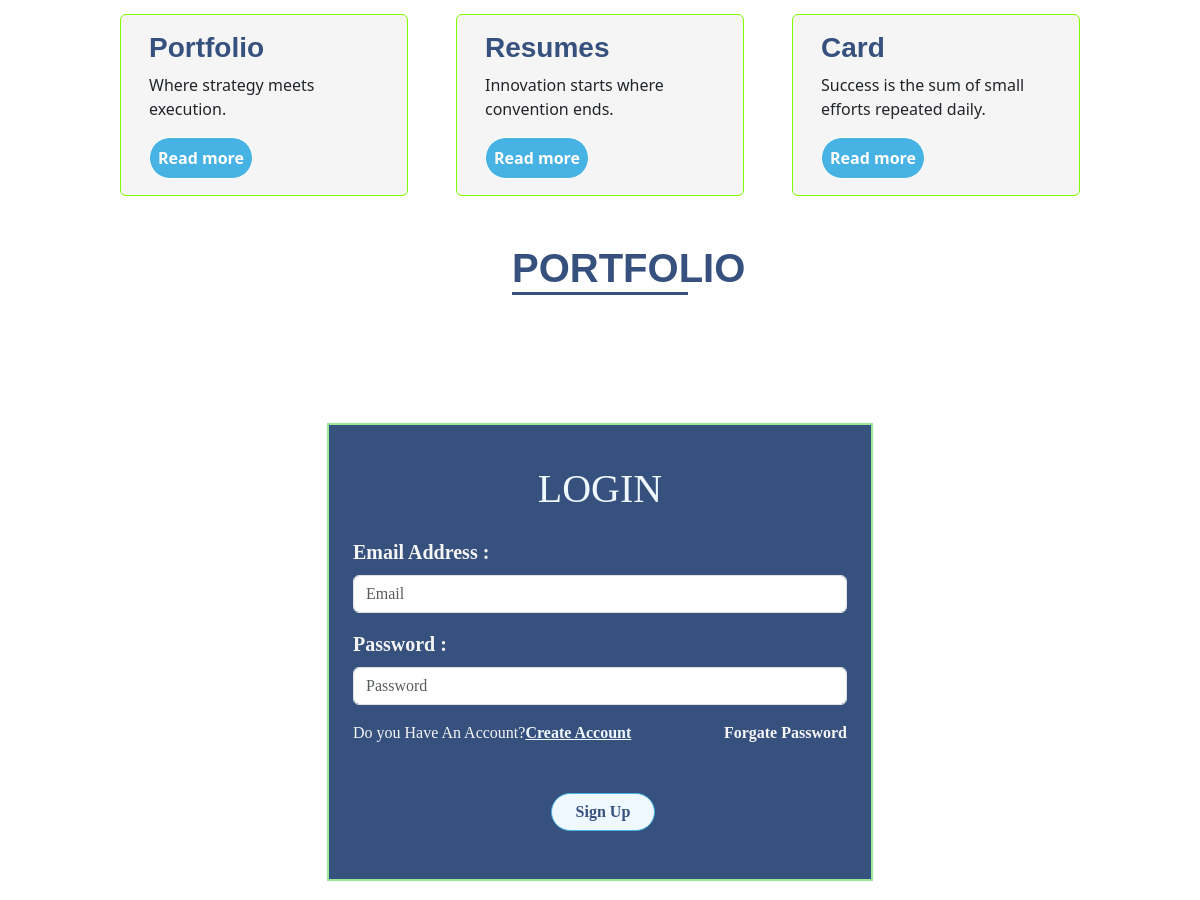
The app's page / (middle part), older data.
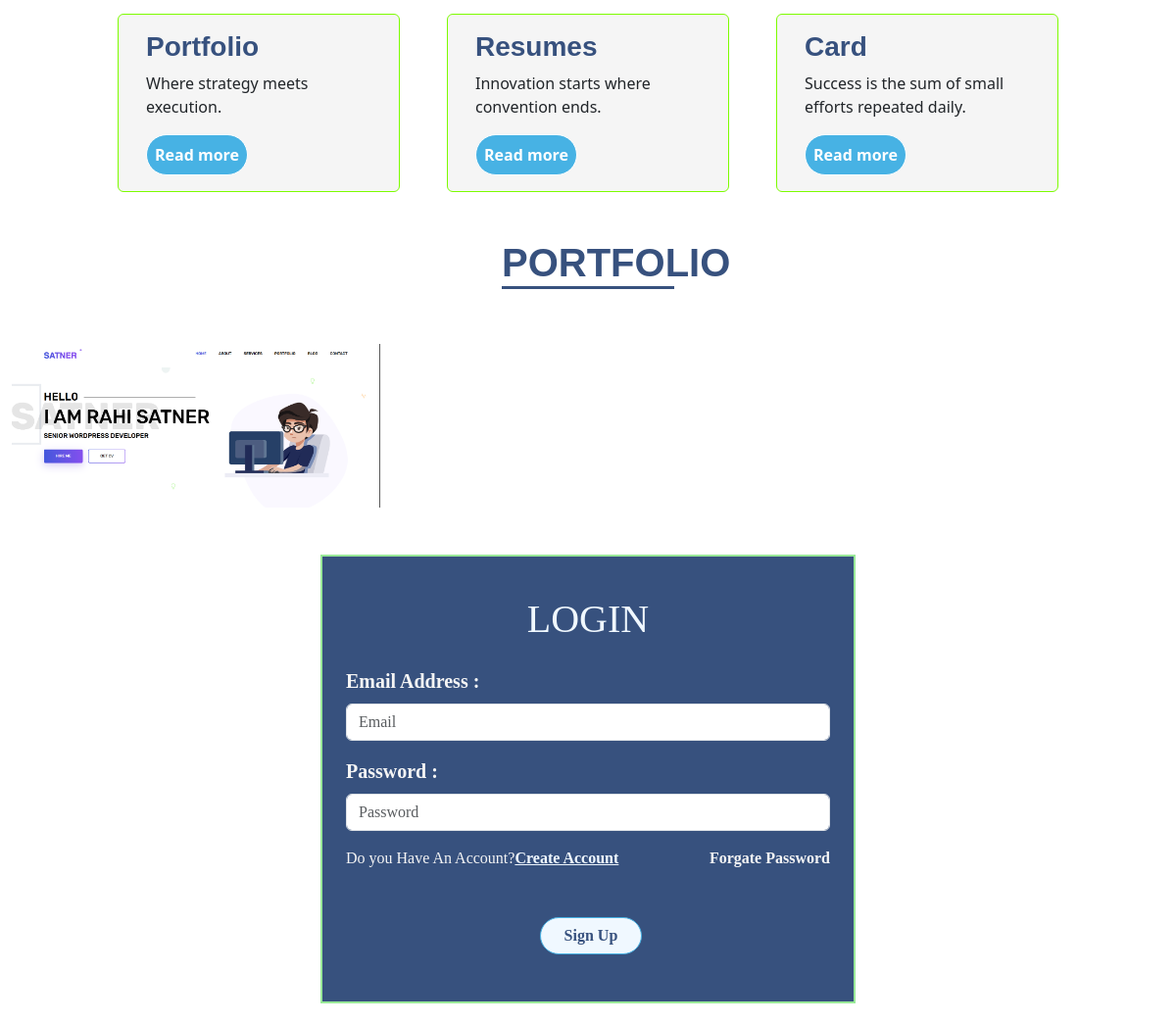
The same page, newer data.
### designesapp/models.py (models this page shows)
class Portfolios(models.Model):
    port_id=models.IntegerField(primary_key=True)
    port_img=models.ImageField(null=True,upload_to="images/")
    port_link=models.CharField(max_length=50,null=True)
    port_zip=models.FileField(null=True,upload_to="file/",blank=True)

### designesapp/views.py (the view)
# urls.py: path('', views.index, name='index'),
def index(req):
    res=Resumes.objects.all()
    card=Cards.objects.all()
    show = Portfolios.objects.all()
    return render(req,"index.html",{'show':show,'card':card,'res':res})

### designesapp/templates/index.html (shortened to what this page needs)
<!doctype html>
<html lang="en">
{% load static %}
<head>
  <link href="https://cdn.jsdelivr.net/npm/bootstrap@5.3.5/dist/css/bootstrap.min.css" rel="stylesheet"
>
  <link rel="stylesheet" href="{% static 'css/bootstrap.css' %}">
  <link rel="stylesheet" href="{% static 'css/index.css' %}">
</head>
<body>
  <div class="container-fluid">
    <div class="row" id="service">
      <div class="container-fluid">
        <div class="row mt-4" style="justify-content: center;">
          <div class="card" style="width: 18rem;">
            <div class="card-body">
              <h3 class="card-title">Portfolio</h3>
              <p class="card-text">Where strategy meets execution.</p>
              <button class="rounded-pill p-2">
                <a href="#" class="card-link">Read more</a>
              </button>
            </div>
          </div>
          <div class="card ms-5" style="width: 18rem;">
            <div class="card-body">
              <h3 class="card-title">Resumes</h3>
              <p class="card-text">Innovation starts where convention ends.</p>
              <button class="rounded-pill p-2">
                <a href="#" class="card-link">Read more</a>
              </button>
            </div>
          </div>
          <div class="card ms-5" style="width: 18rem;">
            <div class="card-body">
              <h3 class="card-title">Card</h3>
              <p class="card-text">Success is the sum of small efforts repeated daily.</p>
              <button class="rounded-pill p-2">
                <a href="#" class="card-link">Read more</a>
              </button>
            </div>
          </div>
        </div>
      </div>
    </div>
    <div class="row">
      <div class="container">
        <div class="row about mt-5" id="template">
          <div class="col-md-2 m-auto text-center">
            <h1>
              PORTFOLIO
            </h1>
          </div>
        </div>
        <div class="row portfolio" id="portfolio">
          {% for i in show %}
          <div class="col-md-4 mt-5">
            <a href="{% url 'nextpage' port_id=i.port_id  %}"><img src="{{ i.port_img.url }}" width="100%" alt=""></a>
          </div>
          {% endfor %}
        </div>
      </div>
    </div>
     <div class="container mt-5">
      <div class="row" id="login">
        <div class="col-md-3"></div>
        <div class="col-md-6">
         <div class="form1 py-4">
           <div class="text-center"><h1 class="mt-3">LOGIN</h1></div>
           <form class="m-4" id="form" data-aos="fade-down" method="post" action="{% url 'logcode' %}">
            <div class="mb-3  fw-bold fs-5">
              <label for="email" class="form-label"> Email Address :</label>
              <input type="email" name="email" placeholder="Email" class="form-control" id="email" aria-describedby="emailHelp" required onkeyup="mail()">
            </div>
            <div class="mb-3  fw-bold fs-5">
              <label for="password" class="form-label"> Password :</label>
              <input type="password" name="passw" placeholder="Password" class="form-control" id="password" required onkeyup="mail()">
            </div>
            <div class="row">
              <div class="col-md-8">
              <span>Do you Have An Account?<a  class="fw-bold"  href="{% url 'createaccount' %}">Create Account</a></span>
              </div>
              <div class="col-md-4 text-end">
                <span class="fw-bold" id="fp">Forgate Password</span>
              </div>
            </div>
            <button type="submit" class="btn rounded-pill mt-5 px-4 fw-bold">Sign Up</button>
          </form>
        </div>
         </div>
      </div>
    </div>
  </div>
</body>
</html>

Row changes from the older to the newer data that the page shows:
now on this page (row edited): Portfolios: port_img (picture)
